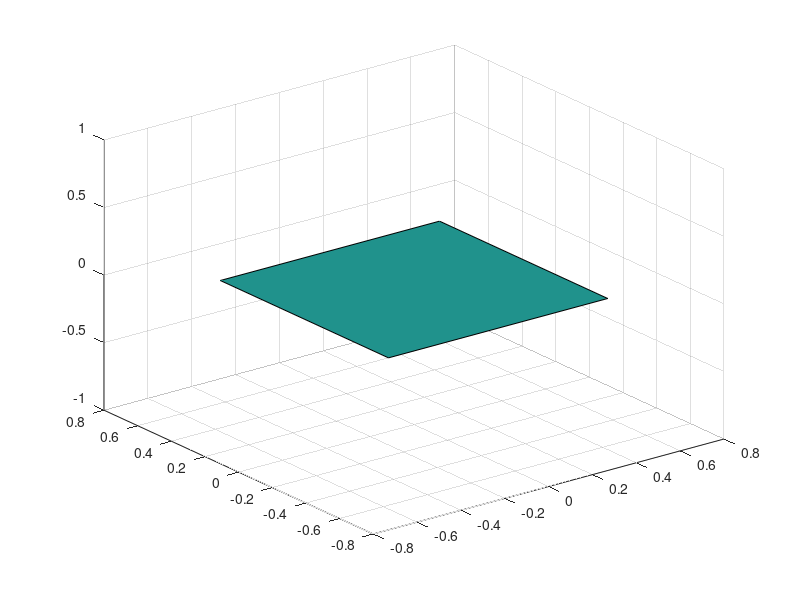

Here is the MATLAB script that generated this plot:
function [xx,yy,zz] = rect(L, H, P, U, W)

% RECT  Generate rectangle.
%
%   [X,Y,Z] = RECT(L,H,P,U,W) generates three 2-by-2 matrices so
%   that SURF(X,Y,Z) produces a rectangle of length L and height
%   H, centered at the point P, and laid in the plan defined by
%   the vectors U and W in such a way that its length stretches
%   out in the direction of U.
%
%   [X,Y,Z] = RECT uses L = 1, H = 1, P = [0 0 0], U = [1 0 0],
%   and W = [0 1 0].
%
%   The following forms are permitted (note: missing arguments
%   are set as above):
%   [X,Y,Z] = RECT(L,H,P)
%   [X,Y,Z] = RECT(L,H)
%   [X,Y,Z] = RECT(L)
%
%   RECT and RECT(...) graph the rectangle as a SURFACE
%   and do not return anything.
%
%   See also SPHERE, DISK, CYLINDER.

%   Charlles R. A. Abreu, Escola de Quimica, Universidade
%   Federal do Rio de Janeiro, Brasil.
%   $First version: June 7th, 2003.

if nargin < 5 , U = [1 0 0]; W = [0 1 0]; end
if nargin < 3 , P = [0 0 0]; end
if nargin < 2 , H = 1; end
if nargin < 1 , L = 1; end

% Normalize U:
U = U/norm(U);

% Orthogonalize and then normalize W:
UW = sum(U.*W);
if UW == norm(W);
    disp('Error in RECT: vectors are not linearly independent.');
    return;
end
W = W - UW*U;
W = W/norm(W);

iL = ones(2,1)*L*[-1:2:1]/2;
iH = H*[-1:2:1]'/2*ones(1,2);

x = P(1) + U(1)*iL + W(1)*iH;
y = P(2) + U(2)*iL + W(2)*iH;
z = P(3) + U(3)*iL + W(3)*iH;

if nargout == 0
   surf(x,y,z)
else
   xx = x; yy = y; zz = z;
end
